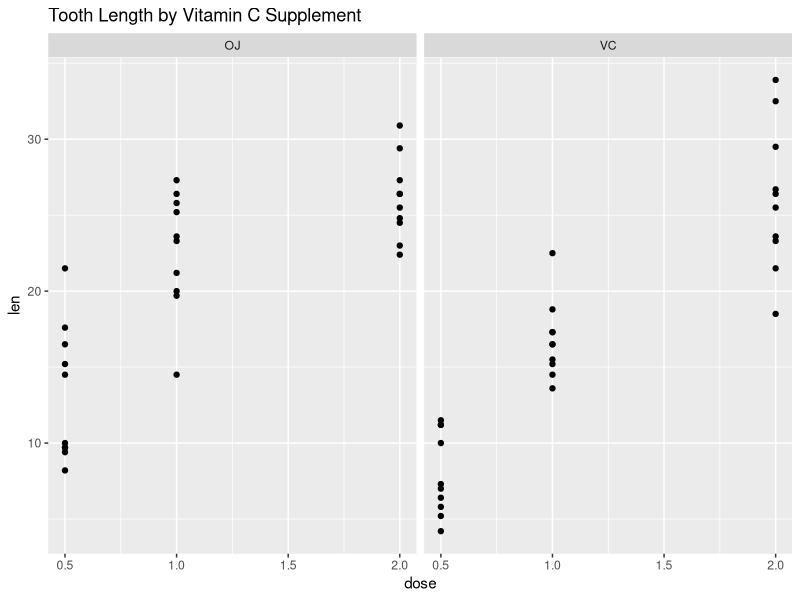

This figure's R source:
## ---- chunk 1
# load datasets
library(datasets)
data(ToothGrowth)
attach(ToothGrowth)
# summarize data
head(ToothGrowth,10)
summary(ToothGrowth)
str(ToothGrowth)
## ---- chunk 2
library(ggplot2)
qplot(dose, len, data = ToothGrowth, facets=~supp, main = "Tooth Length by Vitamin C Supplement")
## ---- chunk 3
# ordered ToothGrowth as there are 20 observations per dose
order_tooth_growth <- ToothGrowth[with(ToothGrowth,order(dose)),]
g1 <- ToothGrowth$len[1:20]
g2 <-ToothGrowth$len[21:40] 
g3 <- ToothGrowth$len[41:60]

head(order_tooth_growth, 25)
## ---- chunk 4
t.test(g2, g1, paired = F)
## ---- chunk 5
t.test(g3, g2, paired = F)
## ---- chunk 6
t.test(g3, g1, paired = F)
